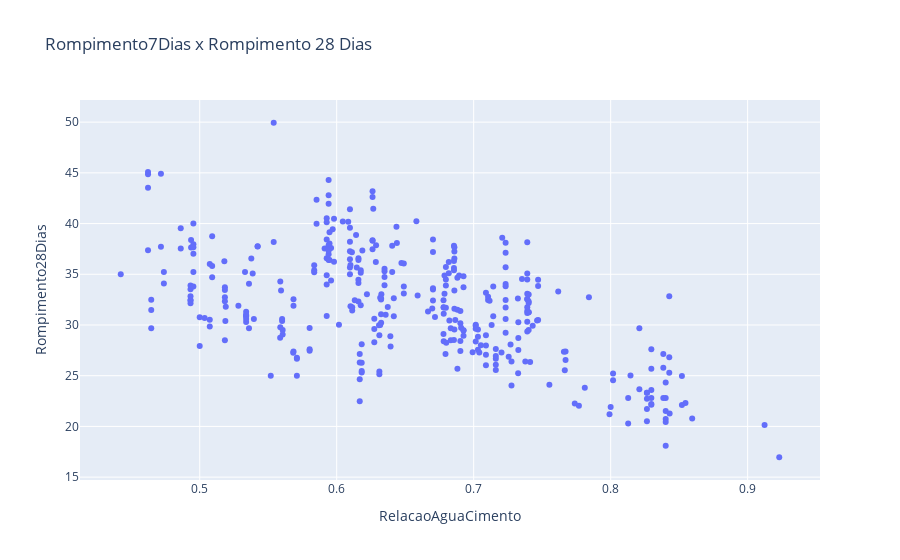

Source (notebook cell):
### Code cell
fig = px.scatter(dados_aglomerante, x="RelacaoAguaCimento", y="Rompimento28Dias", title='Rompimento7Dias x Rompimento 28 Dias')
fig.show()

### Figure 1 — Plotly figure (JSON) as saved in the notebook; plotly's stock layout.template omitted (floating-point values rounded to 4 significant figures; data arrays with more than 128 entries replaced by an {"elided": "..."} marker saying what was removed)
{"data": [{"hovertemplate": "RelacaoAguaCimento=%{x}<br>Rompimento28Dias=%{y}<extra></extra>", "legendgroup": "", "marker": {"color": "#636efa", "symbol": "circle"}, "mode": "markers", "name": "", "orientation": "v", "showlegend": false, "type": "scatter", "x": {"elided": "361 float values"}, "xaxis": "x", "y": {"elided": "361 float values"}, "yaxis": "y"}], "layout": {"legend": {"tracegroupgap": 0}, "title": {"text": "Rompimento7Dias x Rompimento 28 Dias"}, "xaxis": {"anchor": "y", "domain": [0, 1], "title": {"text": "RelacaoAguaCimento"}}, "yaxis": {"anchor": "x", "domain": [0, 1], "title": {"text": "Rompimento28Dias"}}}}
